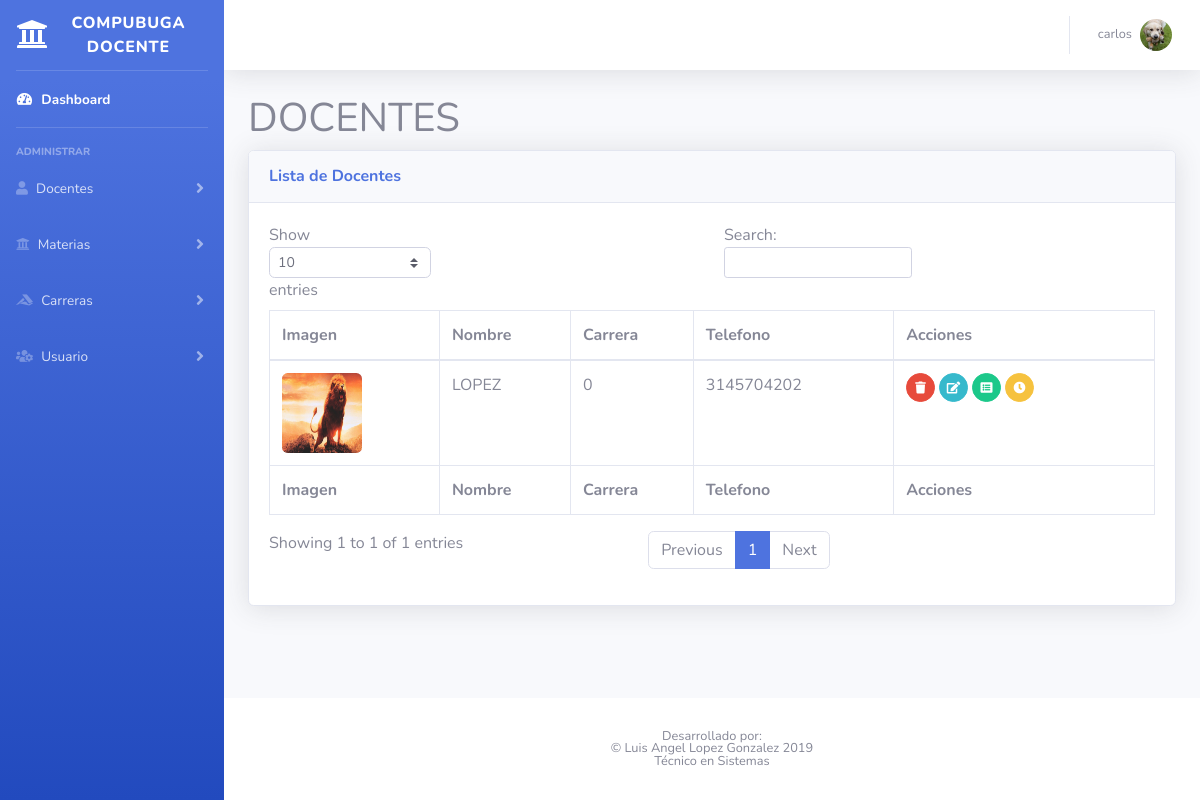
/docente/docenteAdministrarVista.php (signed in), run on an earlier commit of the app's database.
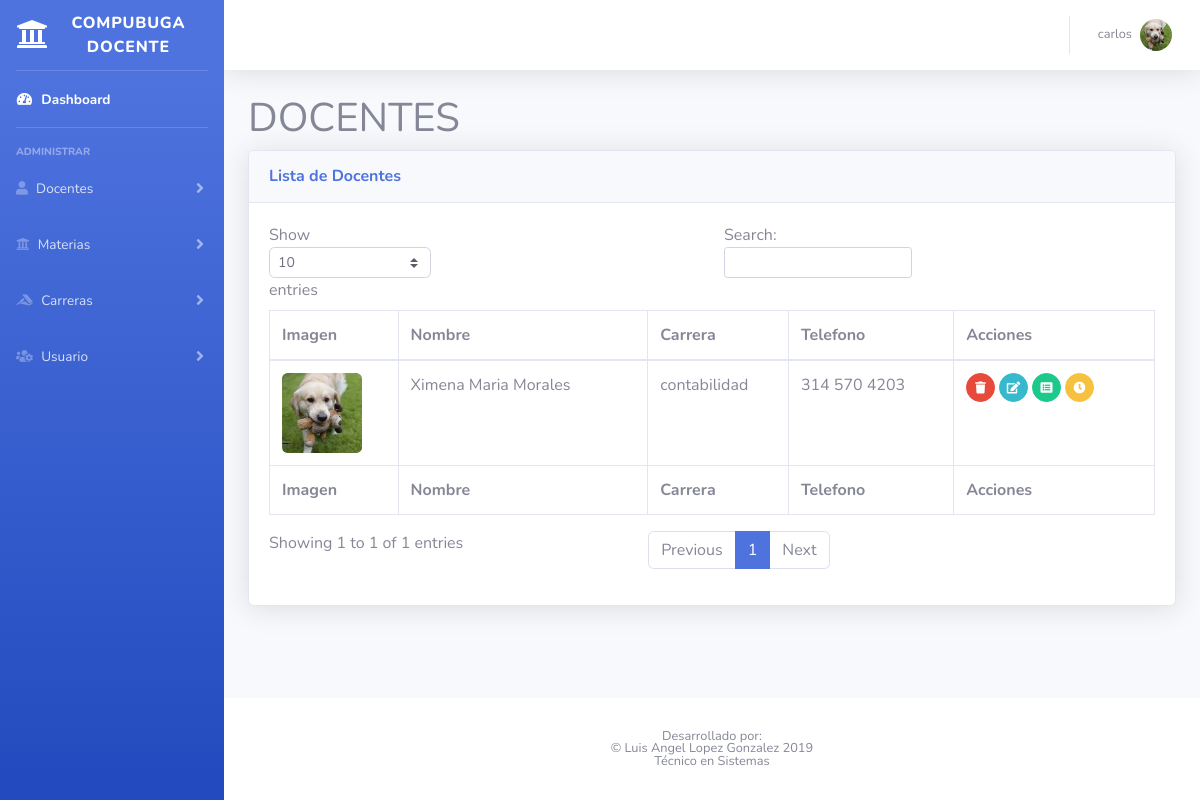
And on a later commit of the database.
### tables this page shows
CREATE TABLE `docentes` (
  `id` int(11) NOT NULL,
  `nombre` varchar(100) NOT NULL,
  `carrera` varchar(100) NOT NULL,
  `telefono` varchar(20) NOT NULL,
  `foto` varchar(500) NOT NULL,
  `documento` varchar(10) NOT NULL,
  `fecha` date NOT NULL,
  `direccion` varchar(50) NOT NULL
);

### docente/docenteModelo.php (called while the page is built, shortened)
<?php
include_once '../conexion.php';
class docenteModelo {
    function mostrarTodos() {
        global $link;
        $consulta = "SELECT * FROM `docentes`";
        $query = mysqli_query($link, $consulta);
        return $query;
    }
}
?>

### docente/docenteAdministrarVista.php (the view, shortened to what this page needs)
<!DOCTYPE html>
<html lang="en">
    <head>
        <link href="../vendor/fontawesome-free/css/all.min.css" rel="stylesheet" type="text/css">
        <link href="../css/sb-admin-2.min.css" rel="stylesheet">
    </head>
    <body id="page-top">
        <div id="wrapper">
            <?php
            include_once '../componets/menu.php';
            ?>
            <div id="content-wrapper" class="d-flex flex-column">
                <div id="content">
                    <?php
                    include_once '../componets/navBar.php';
                    ?>
                    <div class="container">
                        <h1>DOCENTES</h1>
                        <div class="card shadow mb-4">
                            <div class="card-header py-3">
                                <h6 class="m-0 font-weight-bold text-primary">Lista de Docentes</h6>
                            </div>
                            <div class="card-body">
                                <div class="table-responsive">
                                    <table class="table table-bordered" id="dataTable" width="100%" cellspacing="0">
                                        <thead>
                                            <tr>
                                                <th>Imagen</th>
                                                <th>Nombre</th>
                                                <th>Carrera</th>
                                                <th>Telefono</th>
                                                <th>Acciones</th>
                                            </tr>
                                        </thead>
                                        <tfoot>
                                            <tr>
                                                <th>Imagen</th>
                                                <th>Nombre</th>
                                                <th>Carrera</th>
                                                <th>Telefono</th>
                                                <th>Acciones</th>
                                            </tr>
                                        </tfoot>
                                        <tbody>
                                            <?php
                                            include_once "docenteModelo.php";
                                            $docenteModelo = new docenteModelo();
                                            $result = $docenteModelo->mostrarTodos();
                                            while ($fila = mysqli_fetch_array($result)) {
                                                if ($fila != NULL) {
                                                    echo '<tr>
                                            <td> <img src="' . $fila['foto'] . '" class="rounded float-left" width="80" height="80" ></td>
                                            <td>' . $fila['nombre'] . '</td>
                                            <td>' . $fila['carrera'] . '</td>
                                            <td>' . $fila['telefono'] . '</td>
                <td>
               <a href="#" onclick="eliminarModal(' . $fila['id'] . ')" class="btn btn-danger btn-circle btn-sm" data-toggle="tooltip" data-placement="bottom" title="Eliminar">
                <i class="fas fa-trash"></i>
                </a>
                <a href="docenteModificarVista.php?id=' . $fila['id'] . '" class="btn btn-info btn-circle btn-sm" data-toggle="tooltip" data-placement="bottom" title="Modificar">
                <i class="fas fa-edit"></i>
                </a>
                <a href="#" class="btn btn-success  btn-circle btn-sm" data-toggle="modal" data-target="#modalAsignar" title="Asignar Materia">
                <i class="fas fa-list-alt"></i>
                </a>
                <button class="btn btn-warning  btn-circle btn-sm" data-toggle="modal" data-target="#exampleModal" title="Asignar Disponibilidad">
                <i class="fas fa-clock"></i>
                </button>
                </td>
                </tr>';
                                                }
                                            }
                                            ?>
                                        </tbody>
                                    </table>
                                </div>
                            </div>
                        </div>
                    </div>
                </div>
                <?php
                include_once '../componets/footer.php';
                ?>
            </div>
        </div>
    </body>
</html>

### componets/menu.php (shortened to what this page needs)
<ul class="navbar-nav bg-gradient-primary sidebar sidebar-dark accordion" id="accordionSidebar">
  <a class="sidebar-brand d-flex align-items-center justify-content-center" href="../index.php">
    <div class="sidebar-brand-icon rotate-">
      <i class="fas fa-university"></i>
    </div>
    <div class="sidebar-brand-text mx-3">Compubuga Docente</div>
  </a>
  <hr class="sidebar-divider my-0">
  <li class="nav-item active">
    <a class="nav-link" href="menu.php">
      <i class="fas fa-fw fa-tachometer-alt"></i>
      <span>Dashboard</span></a>
    </li>
    <hr class="sidebar-divider">
    <div class="sidebar-heading">
      Administrar
    </div>
    <li class="nav-item">
      <a class="nav-link collapsed" href="#" data-toggle="collapse" data-target="#collapseTwo" aria-expanded="true" aria-controls="collapseTwo">
        <i class="fas fa-user"></i>
        <span>Docentes</span>
      </a>
    </li>
    <li class="nav-item">
      <a class="nav-link collapsed" href="#" data-toggle="collapse" data-target="#collapseTwo1" aria-expanded="true" aria-controls="collapseTwo1">
        <i class="fas fa-university"></i>
        <span>Materias</span>
      </a>
    </li>
    <li class="nav-item">
      <a class="nav-link collapsed" href="#" data-toggle="collapse" data-target="#collapseTwo2" aria-expanded="true" aria-controls="collapseTwo">
        <i class="fab fa-accusoft"></i>
        <span>Carreras</span>
      </a>
    </li>
    <li class="nav-item">
      <a class="nav-link collapsed" href="#" data-toggle="collapse" data-target="#collapseTwo3" aria-expanded="true" aria-controls="collapseTwo">
        <i class="fas fa-users-cog"></i>
        <span>Usuario</span>
      </a>
    </li>
  </ul>

### componets/navBar.php (shortened to what this page needs)
<nav class="navbar navbar-expand navbar-light bg-white topbar mb-4 static-top shadow">
          <ul class="navbar-nav ml-auto">
            <li class="nav-item dropdown no-arrow">
              <a class="nav-link dropdown-toggle" href="#" id="userDropdown" role="button" data-toggle="dropdown" aria-haspopup="true" aria-expanded="false">
                <span class="mr-2 d-none d-lg-inline text-gray-600 small"><?php echo $_SESSION['nombreUsuario'];?></span>
                <img class="img-profile rounded-circle" src="<?php echo $_SESSION['foto'];?>">
              </a>
            </li>
          </ul>
        </nav>

### componets/footer.php
<footer class="sticky-footer bg-white">
        <div class="container my-auto">
          <div class="copyright text-center my-auto">
            <span>Desarrollado por: <br> &copy; Luis Angel Lopez Gonzalez 2019 <br> Técnico en Sistemas</span>
          </div>
        </div>
      </footer>

What changed in the data, as far as the page shows it:
removed docentes: foto (picture), nombre "LOPEZ", carrera "0", telefono "3145704202"
added docentes: foto (picture), nombre "Ximena Maria Morales", carrera "contabilidad", telefono "314 570 4203"
